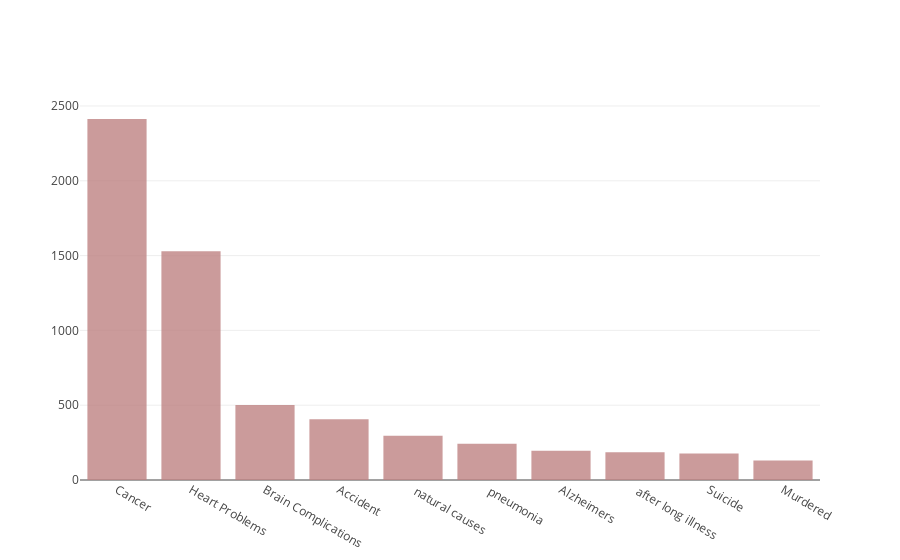

Notebook source saved alongside this figure:
### Markdown cell above
### Top Causes Of Death (after merging related values)

### Code cell
deaths_2=deaths_2[deaths_2['cause_of_death']!='unknown']
index=list(deaths_2['cause_of_death'].value_counts()[:10].index)
values=list(deaths_2['cause_of_death'].value_counts()[:10].values)

data = [go.Bar(
            x=index,
            y=values,
        marker = dict(
        color = 'rgba(190, 130, 130,0.8)',)
            
)]

py.iplot(data, filename='horizontal-bar')

### Figure 1 — Plotly figure (JSON) as saved in the notebook; plotly's stock layout.template omitted (floating-point values rounded to 4 significant figures)
{"data": [{"type": "bar", "x": ["Cancer", "Heart Problems", "Brain Complications", "Accident", " natural causes", " pneumonia", "Alzheimers", " after long illness", "Suicide", "Murdered"], "y": [2413, 1529, 501, 406, 295, 242, 196, 185, 177, 130], "marker": {"color": "rgba(190, 130, 130,0.8)"}}], "layout": {}}
